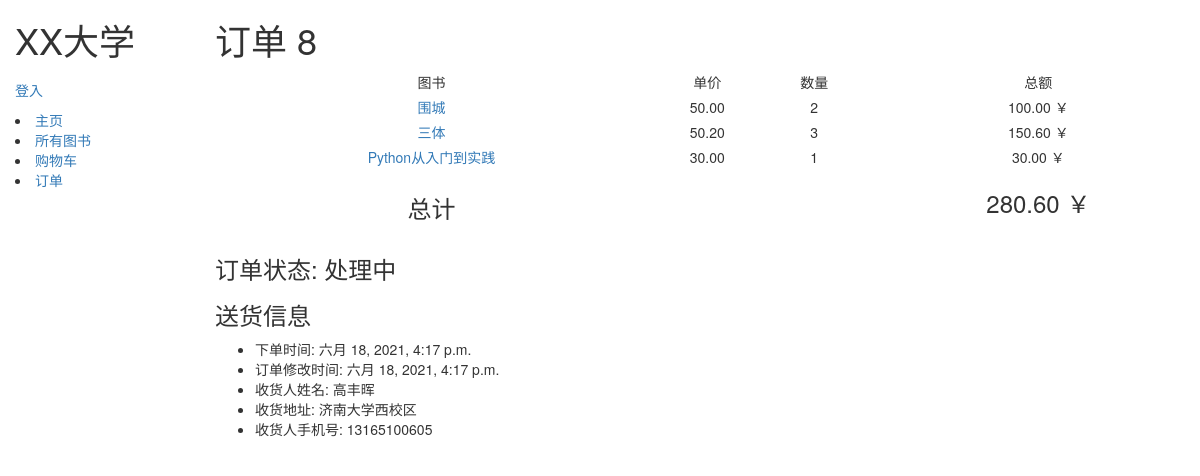
Page /catalog/order/8/ on the committed database.
### catalog/models.py (models this page shows, shortened)
class Order(models.Model):
    buyer_name = models.CharField(verbose_name="收货人", max_length=20)
    start_time = models.DateTimeField(verbose_name="下单时间", auto_now_add=True)
    change_time = models.DateTimeField(verbose_name="修改时间", auto_now=True)
    end_time = models.DateTimeField(verbose_name="完成时间", null=True, blank=True)
    buyer = models.ForeignKey(User, verbose_name="购买用户", on_delete=models.CASCADE)
    address = models.CharField(verbose_name="送货地址", max_length=200)
    buyer_phone = models.CharField(verbose_name="手机号", max_length=11)
    order_status_choice = (
        (0, "订单正在处理"),
        (1, "订单正在配送"),
        (2, "订单已完成"),
        (3, "订单已退回")
    )
    order_status = models.IntegerField(verbose_name="订单状态", validators=(MaxValueValidator(3), MinValueValidator(0)),
                                       choices=order_status_choice, default=0)
    def get_total_cost(self):
        carts = CartItem.objects.filter(order_id=self.id)
        total_cost = Decimal(0.00)#models.DecimalField(max_digits=20000, decimal_places=2, default=0.00)
        for cart in carts:
            total_cost += cart.book_sum * cart.book.selling_price
        return total_cost
    def get_cart_items(self):
        carts = CartItem.objects.filter(order_id=self.id)
        return carts
    class Meta:
        verbose_name = "订单"
        verbose_name_plural = "订单"

class CartItem(models.Model):
    user = models.ForeignKey(User, verbose_name="用户", on_delete=models.CASCADE)
    book = models.ForeignKey(Book, verbose_name="购买的图书", on_delete=models.CASCADE)
    book_sum = models.IntegerField(verbose_name="购买数量", validators=(MinValueValidator(0),), default=1)
    order = models.ForeignKey(Order, verbose_name="订单", on_delete=models.CASCADE, null=True)
    def get_total_sum(self):
        return self.book.selling_price * self.book_sum
    class Meta:
        verbose_name = "购买的图书"
        verbose_name_plural = "购买的图书"

class Book(models.Model):
    book_name = models.CharField(verbose_name="书名", max_length=20, help_text="Enter book name")
    isbn = models.CharField(verbose_name="ISBN号", max_length=13, help_text="请输入13位ISBN号")
    author = models.CharField(verbose_name="作者", max_length=20, help_text="请输入作者名")
    language = models.CharField(verbose_name="语言", max_length=20, help_text="请输入该书使用语言", default="中文")
    publishing_house = models.CharField(verbose_name="出版商", max_length=20, help_text="请输入出版商")
    publication_date = models.DateField(verbose_name="出版日期", help_text="请输入出版日期")
    summary = models.TextField(verbose_name="简介", max_length=1000, help_text="请输入介绍", null=True, blank=True)
    wholesale_price = models.DecimalField(verbose_name="进货价", max_digits=5, decimal_places=2, help_text="进货价")
    selling_price = models.DecimalField(verbose_name="销售价", max_digits=5, decimal_places=2, help_text="销售价")
    book_type = models.ManyToManyField(BookType)
    book_image = models.ImageField(verbose_name="缩略图", upload_to="book_image")
    sales_volume = models.IntegerField(verbose_name="销量", help_text="销量", default=0)
    def get_absolute_url(self):
        return reverse('book-detail', args=[str(self.id)])
    def display_type(self):
        return ', '.join([genre.name for genre in self.book_type.all()[:3]])
    display_type.short_description = '类型'
    class Meta:
        verbose_name = "图书"
        verbose_name_plural = "图书"

### catalog/views.py (the view)
# urls.py: path('order/<int:pk>/', views.OrderDetailView.as_view(), name='order-detail')
class OrderDetailView(generic.DetailView):
    model = Order

### catalog/templates/catalog/order_detail.html (shortened to what this page needs)
{% extends "base_generic.html" %}
{% block content %}
    <h1>订单 {{ order.id }}</h1>
    <table style=" width: 1000px; min-height: 25px; line-height: 25px; text-align: center; border-color:#b6ff00; border-collapse: collapse;">
        <tr>
            <td>图书</td>
            <td>单价</td>
            <td>数量</td>
            <td>总额</td>
        </tr>
        {% for cart in order.get_cart_items %}
            <tr class="cart_id" id="{{ cart.id }}">
                <td><a href="{{ cart.book.get_absolute_url }}">{{ cart.book.book_name }}</a></td>
                <td class="selling_price">{{ cart.book.selling_price }}</td>
                <td>{{ cart.book_sum }}</td>
                <td class="sum_price">{{ cart.get_total_sum }} ￥</td>
            </tr>
        {% endfor %}
        <tr class="cart_id" id="{{ cart.id }}">
            <td><h3>总计</h3></td>
            <td></td>
            <td></td>
            <td class="sum_price">
                <h3>{{ order.get_total_cost }} ￥<h3>
            </td>
        </tr>
    </table>
    <h3>
        {% if order.order_status == 0 %}
            订单状态: 处理中
        {% elif order.order_status == 1 %}
            订单状态: 配送中
        {% elif order.order_status == 2 %}
            订单状态: 已完成
        {% else %}
            订单状态: 已退回
        {% endif %}
    </h3>
    <h3>
        送货信息
    </h3>
    <ul>
        <li>下单时间: {{ order.start_time }}</li>
        {% if order.change_time != order.start_time %}
            <li>订单修改时间: {{ order.change_time }}</li>
        {% endif %}
        <li>收货人姓名: {{ order.buyer_name }}</li>
        <li>收货地址: {{ order.address }}</li>
        <li>收货人手机号: {{ order.buyer_phone }}</li>
    </ul>
{% endblock %}

### rows in the picture
Order: id "8", get_total_cost "280.60", start_time "六月 18, 2021, 4:17 p.m.", change_time "六月 18, 2021, 4:17 p.m.", buyer_name "高丰晖", address "济南大学西校区", buyer_phone "13165100605"
CartItem: book.book_name "围城", book.selling_price "50.00", book_sum "2", get_total_sum "100.00"
CartItem: book.book_name "三体", book.selling_price "50.20", book_sum "3", get_total_sum "150.60"
CartItem: book.book_name "Python从入门到实践", book.selling_price "30.00", book_sum "1", get_total_sum "30.00"
